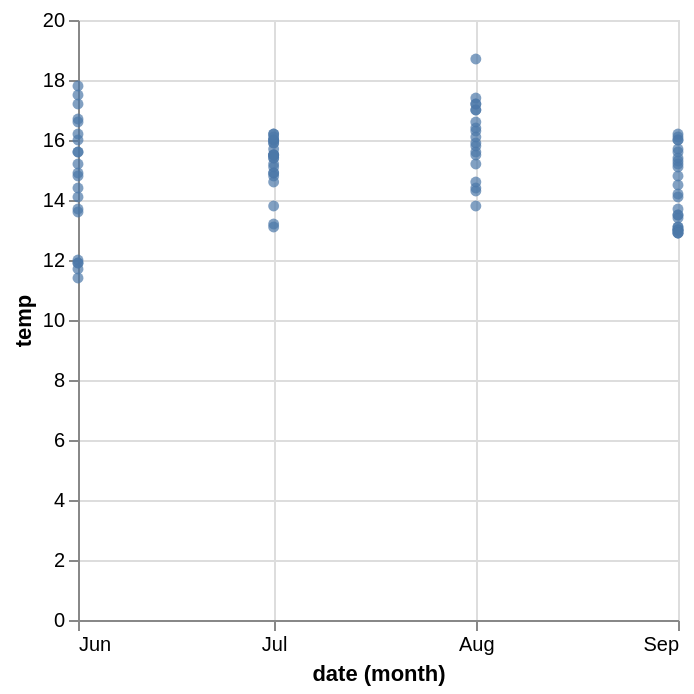

Notebook code for this chart:
### Markdown cell above
# **Exploratory Plots**

### Code cell
alt.Chart(ctd).mark_circle().encode(
    alt.X('month(date)'),
    alt.Y('temp')
)

### Figure 1 — Vega-Lite specification as saved in the notebook (floating-point values rounded to 4 significant figures)
{"config": {"view": {"continuousWidth": 300, "continuousHeight": 300}}, "data": {"name": "data-519d36ff2a803831145b6c859c01d423"}, "mark": {"type": "circle"}, "encoding": {"x": {"field": "date", "timeUnit": "month", "type": "temporal"}, "y": {"field": "temp", "type": "quantitative"}}, "$schema": "https://vega.github.io/schema/vega-lite/v5.20.1.json", "datasets": {"data-519d36ff2a803831145b6c859c01d423": [{"site": "Possession Point", "date": "2025-06-07", "data_point": "DE1", "temp": 16.2, "salinity": 25.01, "conductivity": null, "depth": 0}, {"site": "Possession Point", "date": "2025-06-07", "data_point": "DE1", "temp": 16.0, "salinity": 24.88, "conductivity": null, "depth": 2}, {"site": "Possession Point", "date": "2025-06-07", "data_point": "DE1", "temp": 15.6, "salinity": 25.36, "conductivity": null, "depth": 4}, {"site": "Possession Point", "date": "2025-06-07", "data_point": "DE1", "temp": 14.9, "salinity": 25.91, "conductivity": null, "depth": 6}, {"site": "Possession Point", "date": "2025-06-07", "data_point": "DE1", "temp": 14.1, "salinity": 26.55, "conductivity": null, "depth": 8}, {"site": "Possession Point", "date": "2025-06-07", "data_point": "DE1", "temp": 11.9, "salinity": 28.48, "conductivity": null, "depth": 10}, {"site": "Possession Point", "date": "2025-06-07", "data_point": "DE2", "temp": 17.2, "salinity": 27.3, "conductivity": null, "depth": 0}, {"site": "Possession Point", "date": "2025-06-07", "data_point": "DE2", "temp": 16.6, "salinity": 27.5, "conductivity": null, "depth": 2}, {"site": "Possession Point", "date": "2025-06-07", "data_point": "DE2", "temp": 15.6, "salinity": 27.6, "conductivity": null, "depth": 4}, {"site": "Possession Point", "date": "2025-06-07", "data_point": "DE2", "temp": 14.8, "salinity": 27.6, "conductivity": null, "depth": 6}, {"site": "Possession Point", "date": "2025-06-07", "data_point": "DE2", "temp": 13.6, "salinity": 27.7, "conductivity": null, "depth": 8}, {"site": "Possession Point", "date": "2025-06-07", "data_point": "DE2", "temp": 11.9, "salinity": 29.1, "conductivity": null, "depth": 10}, {"site": "Possession Point", "date": "2025-06-07", "data_point": "SE1", "temp": 17.8, "salinity": 27.6, "conductivity": null, "depth": 0}, {"site": "Possession Point", "date": "2025-06-07", "data_point": "SE1", "temp": 16.7, "salinity": 27.6, "conductivity": null, "depth": 2}, {"site": "Possession Point", "date": "2025-06-07", "data_point": "SE1", "temp": 13.7, "salinity": 28.0, "conductivity": null, "depth": 4}, {"site": "Possession Point", "date": "2025-06-07", "data_point": "SE1", "temp": 12.0, "salinity": 29.2, "conductivity": null, "depth": 6}, {"site": "Possession Point", "date": "2025-06-07", "data_point": "SE1", "temp": 11.7, "salinity": 29.0, "conductivity": null, "depth": 8}, {"site": "Possession Point", "date": "2025-06-07", "data_point": "SE1", "temp": 11.4, "salinity": 29.4, "conductivity": null, "depth": 10}, {"site": "Possession Point", "date": "2025-06-07", "data_point": "SE2", "temp": 17.5, "salinity": 25.5, "conductivity": null, "depth": 0}, {"site": "Possession Point", "date": "2025-06-07", "data_point": "SE2", "temp": 15.2, "salinity": 25.9, "conductivity": null, "depth": 2}, {"site": "Possession Point", "date": "2025-06-07", "data_point": "SE2", "temp": 14.4, "salinity": 26.6, "conductivity": null, "depth": 4}, {"site": "Possession Point", "date": "2025-07-20", "data_point": "DE1", "temp": 16.0, "salinity": 27.89, "conductivity": 35.8, "depth": 0}, {"site": "Possession Point", "date": "2025-07-20", "data_point": "DE1", "temp": 16.0, "salinity": 27.89, "conductivity": 35.8, "depth": 2}, {"site": "Possession Point", "date": "2025-07-20", "data_point": "DE1", "temp": 15.9, "salinity": 27.91, "conductivity": 35.75, "depth": 4}, {"site": "Possession Point", "date": "2025-07-20", "data_point": "DE1", "temp": 15.4, "salinity": 28.14, "conductivity": 35.61, "depth": 6}, {"site": "Possession Point", "date": "2025-07-20", "data_point": "DE1", "temp": 15.1, "salinity": 28.42, "conductivity": 35.68, "depth": 8}, {"site": "Possession Point", "date": "2025-07-20", "data_point": "DE1", "temp": 14.9, "salinity": 28.61, "conductivity": 35.73, "depth": 10}, {"site": "Possession Point", "date": "2025-07-20", "data_point": "DE1", "temp": 14.8, "salinity": 28.75, "conductivity": 35.8, "depth": 12}, {"site": "Possession Point", "date": "2025-07-20", "data_point": "DE1", "temp": 14.6, "salinity": 28.94, "conductivity": 35.85, "depth": 14}, {"site": "Possession Point", "date": "2025-07-20", "data_point": "DE1", "temp": 13.2, "salinity": 29.76, "conductivity": 35.58, "depth": 16}, {"site": "Possession Point", "date": "2025-07-20", "data_point": "DE2", "temp": 16.0, "salinity": 27.8, "conductivity": 35.7, "depth": 0}, {"site": "Possession Point", "date": "2025-07-20", "data_point": "DE2", "temp": 15.9, "salinity": 27.88, "conductivity": 35.71, "depth": 2}, {"site": "Possession Point", "date": "2025-07-20", "data_point": "DE2", "temp": 15.7, "salinity": 27.99, "conductivity": 35.68, "depth": 4}, {"site": "Possession Point", "date": "2025-07-20", "data_point": "DE2", "temp": 15.5, "salinity": 28.08, "conductivity": 35.62, "depth": 6}, {"site": "Possession Point", "date": "2025-07-20", "data_point": "DE2", "temp": 15.2, "salinity": 28.2, "conductivity": 35.51, "depth": 8}, {"site": "Possession Point", "date": "2025-07-20", "data_point": "DE2", "temp": 14.9, "salinity": 28.74, "conductivity": 35.87, "depth": 10}, {"site": "Possession Point", "date": "2025-07-20", "data_point": "DE2", "temp": 13.8, "salinity": 29.5, "conductivity": 35.8, "depth": 12}, {"site": "Possession Point", "date": "2025-07-20", "data_point": "DE2", "temp": 13.1, "salinity": 29.77, "conductivity": 35.5, "depth": 14}, {"site": "Possession Point", "date": "2025-07-20", "data_point": "SE1", "temp": 15.5, "salinity": 28.12, "conductivity": 35.66, "depth": 0}, {"site": "Possession Point", "date": "2025-07-20", "data_point": "SE1", "temp": 15.5, "salinity": 28.09, "conductivity": 35.63, "depth": 2}, {"site": "Possession Point", "date": "2025-07-20", "data_point": "SE1", "temp": 15.5, "salinity": 28.1, "conductivity": 35.64, "depth": 4}, {"site": "Possession Point", "date": "2025-07-20", "data_point": "SE1", "temp": 15.4, "salinity": 28.17, "conductivity": 35.64, "depth": 6}, {"site": "Possession Point", "date": "2025-07-20", "data_point": "SE2", "temp": 16.2, "salinity": 27.78, "conductivity": 35.84, "depth": 0}, {"site": "Possession Point", "date": "2025-07-20", "data_point": "SE2", "temp": 16.2, "salinity": 27.77, "conductivity": 35.83, "depth": 2}, {"site": "Possession Point", "date": "2025-07-20", "data_point": "SE2", "temp": 16.1, "salinity": 27.82, "conductivity": 35.81, "depth": 4}, {"site": "Possession Point", "date": "2025-08-23", "data_point": "DE1", "temp": 17.0, "salinity": 26.8, "conductivity": null, "depth": 0}, {"site": "Possession Point", "date": "2025-08-23", "data_point": "DE1", "temp": 16.6, "salinity": 26.8, "conductivity": null, "depth": 2}, {"site": "Possession Point", "date": "2025-08-23", "data_point": "DE1", "temp": 15.8, "salinity": 27.4, "conductivity": null, "depth": 4}, {"site": "Possession Point", "date": "2025-08-23", "data_point": "DE1", "temp": 14.6, "salinity": 28.4, "conductivity": null, "depth": 6}, {"site": "Possession Point", "date": "2025-08-23", "data_point": "DE1", "temp": 14.4, "salinity": 28.6, "conductivity": null, "depth": 8}, {"site": "Possession Point", "date": "2025-08-23", "data_point": "DE1", "temp": 14.3, "salinity": 28.6, "conductivity": null, "depth": 10}, {"site": "Possession Point", "date": "2025-08-23", "data_point": "DE2", "temp": 17.4, "salinity": 27.2, "conductivity": null, "depth": 0}, {"site": "Possession Point", "date": "2025-08-23", "data_point": "DE2", "temp": 16.3, "salinity": 27.2, "conductivity": null, "depth": 2}, {"site": "Possession Point", "date": "2025-08-23", "data_point": "DE2", "temp": 15.9, "salinity": 27.6, "conductivity": null, "depth": 4}, {"site": "Possession Point", "date": "2025-08-23", "data_point": "DE2", "temp": 16.1, "salinity": 28.4, "conductivity": null, "depth": 6}, {"site": "Possession Point", "date": "2025-08-23", "data_point": "DE2", "temp": 15.2, "salinity": 28.9, "conductivity": null, "depth": 8}, {"site": "Possession Point", "date": "2025-08-23", "data_point": "DE2", "temp": 13.8, "salinity": 29.3, "conductivity": null, "depth": 10}, {"site": "Possession Point", "date": "2025-08-23", "data_point": "SE1", "temp": 17.2, "salinity": 27.4, "conductivity": null, "depth": 0}, {"site": "Possession Point", "date": "2025-08-23", "data_point": "SE1", "temp": 16.4, "salinity": 27.6, "conductivity": null, "depth": 2}, {"site": "Possession Point", "date": "2025-08-23", "data_point": "SE1", "temp": 15.6, "salinity": 28.2, "conductivity": null, "depth": 4}, {"site": "Possession Point", "date": "2025-08-23", "data_point": "SE1", "temp": 15.5, "salinity": 28.7, "conductivity": null, "depth": 6}, {"site": "Possession Point", "date": "2025-08-23", "data_point": "SE2", "temp": 18.7, "salinity": 27.1, "conductivity": null, "depth": 0}, {"site": "Possession Point", "date": "2025-08-23", "data_point": "SE2", "temp": 17.2, "salinity": 26.9, "conductivity": null, "depth": 2}, {"site": "Possession Point", "date": "2025-08-23", "data_point": "SE2", "temp": 17.0, "salinity": 27.3, "conductivity": null, "depth": 4}, {"site": "Possession Point", "date": "2025-09-05", "data_point": "DE1", "temp": 16.2, "salinity": 27.92, "conductivity": 36.0, "depth": 0}, {"site": "Possession Point", "date": "2025-09-05", "data_point": "DE1", "temp": 15.4, "salinity": 28.84, "conductivity": 36.4, "depth": 2}, {"site": "Possession Point", "date": "2025-09-05", "data_point": "DE1", "temp": 15.2, "salinity": 28.88, "conductivity": 36.28, "depth": 4}, {"site": "Possession Point", "date": "2025-09-05", "data_point": "DE1", "temp": 14.8, "salinity": 29.27, "conductivity": 36.38, "depth": 6}, {"site": "Possession Point", "date": "2025-09-05", "data_point": "DE1", "temp": 14.5, "salinity": 29.57, "conductivity": 36.47, "depth": 8}, {"site": "Possession Point", "date": "2025-09-05", "data_point": "DE1", "temp": 13.7, "salinity": 30.18, "conductivity": 36.46, "depth": 10}, {"site": "Possession Point", "date": "2025-09-05", "data_point": "DE1", "temp": 13.1, "salinity": 30.57, "conductivity": 36.36, "depth": 12}, {"site": "Possession Point", "date": "2025-09-05", "data_point": "DE1", "temp": 13.0, "salinity": 30.7, "conductivity": 36.42, "depth": 14}, {"site": "Possession Point", "date": "2025-09-05", "data_point": "DE1", "temp": 13.0, "salinity": 30.64, "conductivity": 36.35, "depth": 16}, {"site": "Possession Point", "date": "2025-09-05", "data_point": "DE1", "temp": 13.0, "salinity": 30.66, "conductivity": 36.37, "depth": 18}, {"site": "Possession Point", "date": "2025-09-05", "data_point": "DE2", "temp": 15.7, "salinity": 29.76, "conductivity": 37.7, "depth": 0}, {"site": "Possession Point", "date": "2025-09-05", "data_point": "DE2", "temp": 15.6, "salinity": 29.53, "conductivity": 37.36, "depth": 2}, {"site": "Possession Point", "date": "2025-09-05", "data_point": "DE2", "temp": 14.1, "salinity": 30.08, "conductivity": 36.69, "depth": 4}, {"site": "Possession Point", "date": "2025-09-05", "data_point": "DE2", "temp": 13.4, "salinity": 30.54, "conductivity": 36.59, "depth": 6}, {"site": "Possession Point", "date": "2025-09-05", "data_point": "DE2", "temp": 13.1, "salinity": 30.61, "conductivity": 36.4, "depth": 8}, {"site": "Possession Point", "date": "2025-09-05", "data_point": "DE2", "temp": 13.0, "salinity": 30.7, "conductivity": 36.41, "depth": 10}, {"site": "Possession Point", "date": "2025-09-05", "data_point": "DE2", "temp": 12.9, "salinity": 30.76, "conductivity": 36.39, "depth": 12}, {"site": "Possession Point", "date": "2025-09-05", "data_point": "DE2", "temp": 12.9, "salinity": 30.77, "conductivity": 36.4, "depth": 14}, {"site": "Possession Point", "date": "2025-09-05", "data_point": "DE2", "temp": 12.9, "salinity": 30.72, "conductivity": 36.35, "depth": 16}, {"site": "Possession Point", "date": "2025-09-05", "data_point": "SE1", "temp": 15.1, "salinity": 29.73, "conductivity": 37.16, "depth": 0}, {"site": "Possession Point", "date": "2025-09-05", "data_point": "SE1", "temp": 15.3, "salinity": 29.41, "conductivity": 36.96, "depth": 2}, {"site": "Possession Point", "date": "2025-09-05", "data_point": "SE1", "temp": 14.2, "salinity": 30.07, "conductivity": 36.76, "depth": 4}, {"site": "Possession Point", "date": "2025-09-05", "data_point": "SE1", "temp": 13.5, "salinity": 30.5, "conductivity": 36.63, "depth": 6}, {"site": "Possession Point", "date": "2025-09-05", "data_point": "SE1", "temp": 13.5, "salinity": 30.53, "conductivity": 36.66, "depth": 8}, {"site": "Possession Point", "date": "2025-09-05", "data_point": "SE2", "temp": 16.1, "salinity": 28.19, "conductivity": 36.23, "depth": 0}, {"site": "Possession Point", "date": "2025-09-05", "data_point": "SE2", "temp": 16.0, "salinity": 28.26, "conductivity": 36.23, "depth": 2}, {"site": "Possession Point", "date": "2025-09-05", "data_point": "SE2", "temp": 16.0, "salinity": 28.26, "conductivity": 36.23, "depth": 4}, {"site": "Possession Point", "date": "2025-09-05", "data_point": "SE2", "temp": null, "salinity": null, "conductivity": null, "depth": 6}]}}
